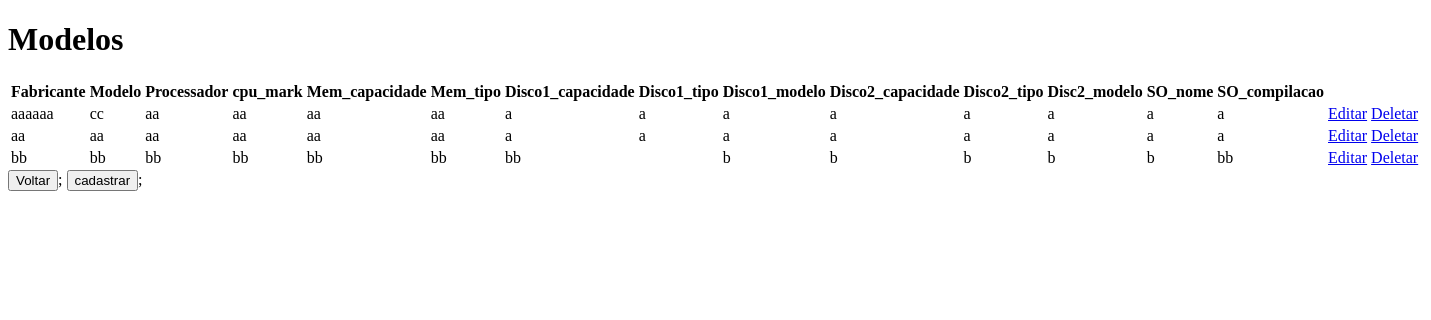
Page /inventario_labs/tabela_modelos.php (signed in) on the earlier database version.
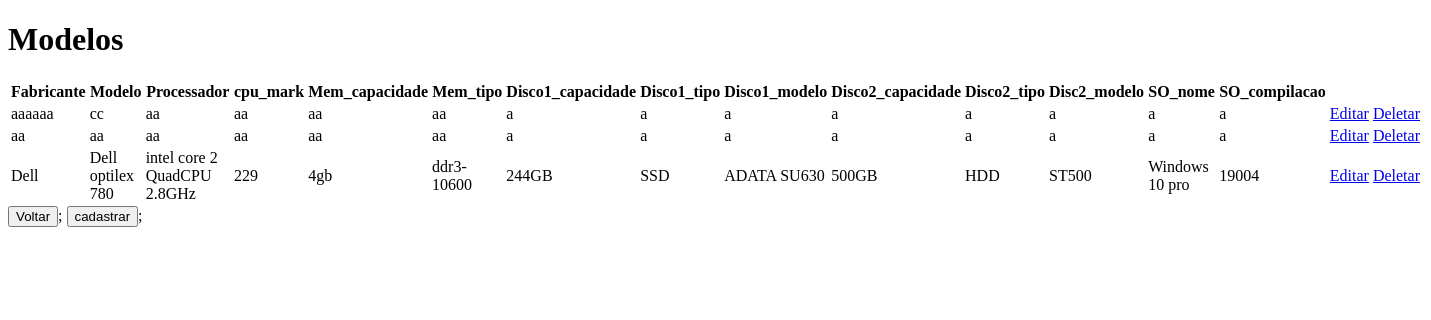
Same page on the later database version.
### tables this page shows
CREATE TABLE `tb_info_modelos` (
  `fabricante` varchar(30) NOT NULL,
  `modelo` varchar(150) NOT NULL,
  `processador` varchar(150) NOT NULL,
  `cpu_mark` varchar(20) NOT NULL,
  `mem_capacidade` varchar(10) NOT NULL,
  `mem_tipo` varchar(50) NOT NULL,
  `disco1_capacidade` varchar(20) NOT NULL,
  `disco1_tipo` varchar(20) NOT NULL,
  `disco1_modelo` varchar(50) NOT NULL,
  `disco2_capacidade` varchar(20) NOT NULL,
  `disco2_tipo` varchar(20) NOT NULL,
  `disco2_modelo` varchar(50) NOT NULL,
  `so_nome` varchar(50) NOT NULL,
  `so_compilacao` varchar(50) NOT NULL,
  `id` int(11) NOT NULL
);

### inventario_labs/tabela_modelos.php (the view, shortened to what this page needs)
<?php
    require 'conexao.php';
    $sql = $conexao->prepare("SELECT * FROM tb_info_modelos");
    $sql->execute();
    $modelos = $sql->fetchAll( PDO::FETCH_ASSOC);
?>
<!DOCTYPE html>
<html lang="pt-br">
<head>
</head>
<body>
    <h1>Modelos</h1>
    <table>
        <th>Fabricante</th>
        <th>Modelo</th>
        <th>Processador</th>
        <th>cpu_mark</th>
        <th>Mem_capacidade</th>
        <th>Mem_tipo</th>
        <th>Disco1_capacidade</th>
        <th>Disco1_tipo</th>
        <th>Disco1_modelo</th>
        <th>Disco2_capacidade</th>
        <th>Disco2_tipo</th>
        <th>Disc2_modelo</th>
        <th>SO_nome</th>
        <th>SO_compilacao</th>
        <?php
            foreach ($modelos as $key => $value) {
                echo '<tr>';
                        echo "<td>{$value['fabricante']}</td>";
                        echo "<td>{$value['modelo']}</td>";
                        echo "<td>{$value['processador']}</td>";
                        echo "<td>{$value['cpu_mark']}</td>";
                        echo "<td>{$value['mem_capacidade']}</td>";
                        echo "<td>{$value['mem_tipo']}</td>";
                        echo "<td>{$value['disco1_capacidade']}</td>";
                        echo "<td>{$value['disco1_tipo']}</td>";
                        echo "<td>{$value['disco1_modelo']}</td>";
                        echo "<td>{$value['disco2_capacidade']}</td>";
                        echo "<td>{$value['disco2_tipo']}</td>";
                        echo "<td>{$value['disco2_modelo']}</td>";
                        echo "<td>{$value['so_nome']}</td>";
                        echo "<td>{$value['so_compilacao']}</td>";
                        echo "<td><a href='atualizar_modelo.php?id={$value['id']}'>Editar</a></td>";
                        echo "<td><a href='deletar_modelo.php?id={$value['id']}'>Deletar</a></td>";
                 echo "</tr>";
            }
        ?>
    </table>
    <a href="modificar_inventario.php"><button>Voltar</button></a>;
    <a href="cadastro_modelo.php"><button>cadastrar</button></a>;
</body>
</html>

Differences in the rows shown:
changed tb_info_modelos: fabricante "bb" → "Dell"; modelo "bb" → "Dell optilex 780"; processador "bb" → "intel core 2 QuadCPU 2.8GHz"; cpu_mark "bb" → "229"; mem_capacidade "bb" → "4gb"; mem_tipo "bb" → "ddr3-10600"; disco1_capacidade "bb" → "244GB"; disco1_tipo (not shown) → "SSD"; disco1_modelo "b" → "ADATA SU630"; disco2_capacidade "b" → "500GB"; disco2_tipo "b" → "HDD"; disco2_modelo "b" → "ST500"; so_nome "b" → "Windows 10 pro"; so_compilacao "bb" → "19004"
